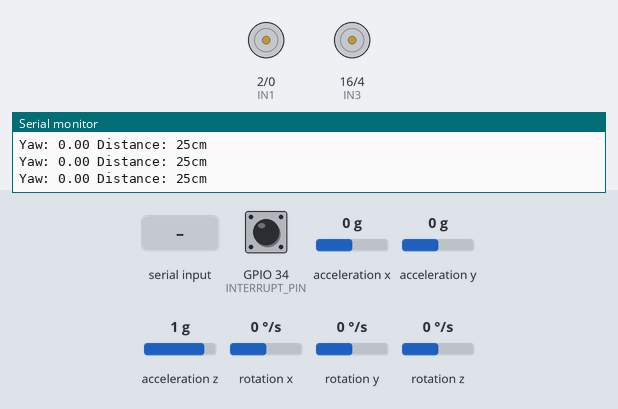
This sketch was run on a simulated ESP32. Shown: motor-driver pin pairs drawn as motors (green arrow = first pin HIGH = forward, orange = second pin HIGH = backward, longer = more drive, scaled by the enable pin), the last lines printed to the serial monitor. The test bench sets the inputs (shaded band); at power-on: GPIO 34 (INTERRUPT_PIN) LOW, acceleration x 0 g, acceleration y 0 g, acceleration z 1 g, rotation x 0 °/s, rotation y 0 °/s, rotation z 0 °/s. The sensor or clock chip raises its interrupt line as the real part does; nothing arrives over Bluetooth unless stated.

Above: at 1.7 s.
1.8 s: "1\n" received over the second serial link
At 2.1 s:
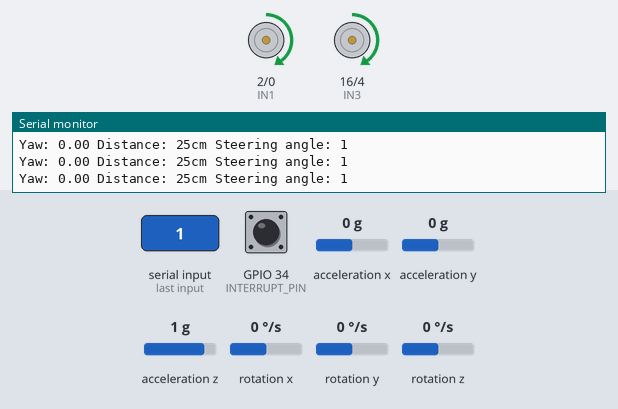
3.3 s: "200\n" received over the second serial link
At 4.4 s:
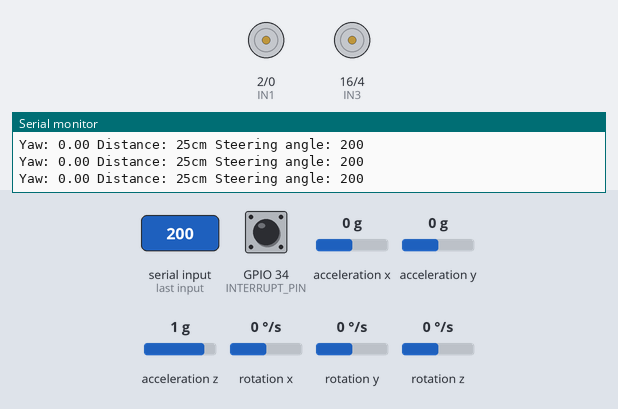
4.8 s: "2\n" received over the second serial link
At 5.5 s:
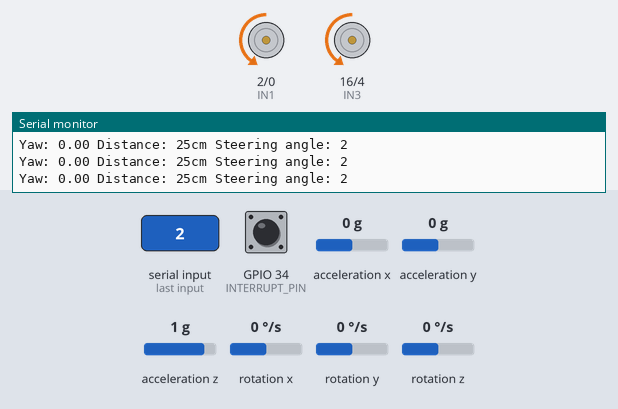
6.3 s: "3\n" received over the second serial link
At 6.6 s:
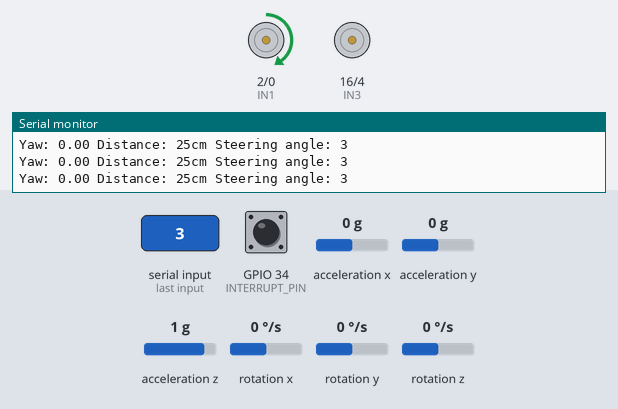
7.8 s: "4\n" received over the second serial link
At 8.8 s:
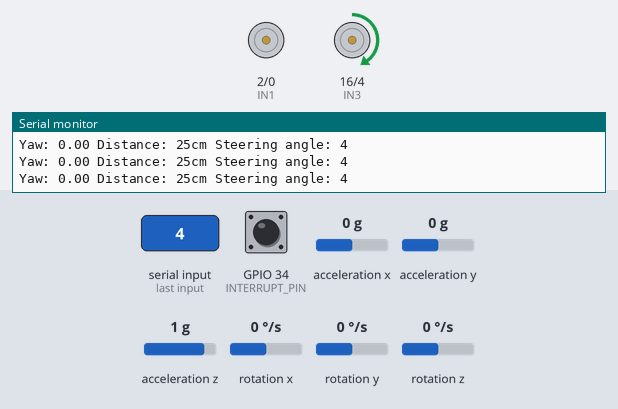
9.3 s: "5\n" received over the second serial link
At 10.1 s:
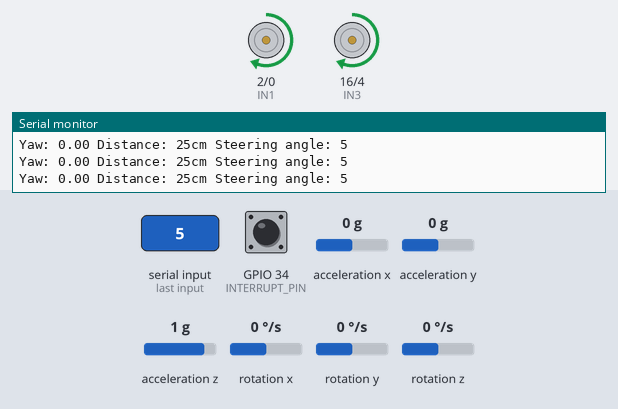
Timing chart, 0 to 11.8 s (numbered marks = the images above; inputs shaded):
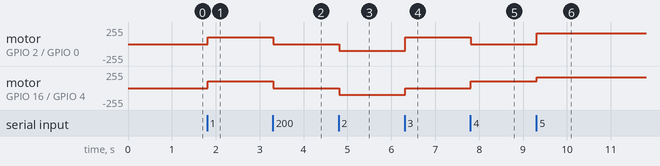

The sketch:

Main.ino
```cpp
#include "I2Cdev.h"
#include "MPU6050_6Axis_MotionApps20.h"
#include "Wire.h"

#include "BluetoothSerial.h"
#if !defined(CONFIG_BT_ENABLED) || !defined(CONFIG_BLUEDROID_ENABLED)
#error "Bluetooth is not enabled!"
#endif

#define INTERRUPT_PIN 34

MPU6050 mpu;
bool dmpReady;
uint8_t devStatus;
uint8_t fifoBuffer[64];
Quaternion q;
VectorFloat gravity;
float ypr[3], yawPitchRoll[3];
volatile bool mpuInterrupt;

BluetoothSerial serialBT;
String data;
int steeringAngle;

unsigned long previousMillisTime = 0;
const uint8_t delayMillisTime = 200;

const uint8_t ENA = 32;
const uint8_t IN1 = 2;
const uint8_t IN2 = 0;
const uint8_t IN3 = 16;
const uint8_t IN4 = 4;
const uint8_t ENB = 17;
const uint8_t motorsPins[6] = {ENA, IN1, IN2, IN3, IN4, ENB};

const int BASE_SPEED = 100;
const uint8_t CHANNEL_A = 0;
const uint8_t CHANNEL_B = 1;
const uint32_t FREQUENCY = 2000;
const uint8_t RESOLUTION_BITS = 8;

const uint8_t trigHighDelay = 10;
const uint8_t trigLowDelay = 2;
const uint8_t triggerPin = 14;
const uint8_t echoPin = 27;
int objectDistance;

void setup() {
    Serial.begin(115200);

    // MPU6050 Setup
    Wire.begin();
    Wire.setClock(400000);
    initializeMPU();

    // Bluetooth Setup
    serialBT.begin("ESP32 BT Communication");
    Serial.println("The device started, now you can pair it via Bluetooth.");

    // Motors Setup
    for (uint8_t i = 0; i < 6; ++i) {
        pinMode(motorsPins[i], OUTPUT);
    }
    for (uint8_t i = 1; i < 5; ++i) {
        digitalWrite(motorsPins[i], LOW);
    }
    ledcSetup(CHANNEL_A, FREQUENCY, RESOLUTION_BITS);
    ledcAttachPin(ENA, CHANNEL_A);
    ledcSetup(CHANNEL_B, FREQUENCY, RESOLUTION_BITS);
    ledcAttachPin(ENB, CHANNEL_B);
}

void loop() {
    if (serialBT.available()) {
        data = serialBT.readStringUntil('\n');
    }

    // if (millis() - previousMillisTime >= delayMillisTime) {
    // previousMillisTime = millis();

    float *yprAngles = getYawPitchRoll();
    Serial.print("Yaw: ");
    Serial.print(yprAngles[0]);
    Serial.print(" ");

    objectDistance = obstacleDistance(triggerPin, echoPin);
    Serial.print("Distance: ");
    Serial.print(objectDistance);
    Serial.print("cm ");

    int state = sscanf(data.c_str(), "%d", &steeringAngle);
    if (state == 1) {
        Serial.print("Steering angle: ");
        Serial.print(steeringAngle);
        Serial.print(" ");

        switch (steeringAngle) {
        case 1:
            goForward(100);
            break;
        case 2:
            goBackward(100);
            break;
        case 3:
            left();
            break;
        case 4:
            right();
            break;
        case 5:
            goForward(160);
            break;
        case 6:
            goBackward(160);
            break;
        default:
            stop();
            break;
        }
    }

    Serial.println("");
    // }
}

/* ******************
 * MPU6050 FUNCTIONS *
 ****************** */
void dmpDataReady() { mpuInterrupt = true; }
void initializeMPU() {
    mpu.initialize();
    pinMode(INTERRUPT_PIN, INPUT);
    if (mpu.testConnection()) {
        Serial.println("MPU6050 connection successful.");
    } else {
        Serial.println("MPU6050 connection failed.");
    }

    Serial.println("Initializing DMP...");
    devStatus = mpu.dmpInitialize();

    mpu.setXGyroOffset(220);
    mpu.setYGyroOffset(76);
    mpu.setZGyroOffset(-85);
    mpu.setZAccelOffset(1788);

    if (devStatus == 0) {
        mpu.CalibrateAccel(6);
        mpu.CalibrateGyro(6);
        mpu.PrintActiveOffsets();
        mpu.setDMPEnabled(true);

        attachInterrupt(digitalPinToInterrupt(INTERRUPT_PIN), dmpDataReady,
                        RISING);

        Serial.println(F("DMP ready! Waiting for first interrupt..."));
        dmpReady = true;
    } else {
        Serial.println("DMP Initialization failed.");
    }
}
float *getYawPitchRoll() {
    if (dmpReady) {
        if (mpu.dmpGetCurrentFIFOPacket(fifoBuffer)) {
            mpu.dmpGetQuaternion(&q, fifoBuffer);
            mpu.dmpGetGravity(&gravity, &q);
            mpu.dmpGetYawPitchRoll(ypr, &q, &gravity);
            for (int i = 0; i < 3; ++i) {
                yawPitchRoll[i] = ypr[i] * 180 / M_PI;
            }

            return yawPitchRoll;
        }
    }
}

/* *****************
 * L298N FUNCTIONS *
 ***************** */
void goForward(uint8_t speed) {
    digitalWrite(IN1, HIGH);
    digitalWrite(IN2, LOW);
    ledcWrite(CHANNEL_A, speed);
    digitalWrite(IN3, HIGH);
    digitalWrite(IN4, LOW);
    ledcWrite(CHANNEL_B, speed);
}
void goBackward(uint8_t speed) {
    digitalWrite(IN1, LOW);
    digitalWrite(IN2, HIGH);
    ledcWrite(CHANNEL_A, speed);
    digitalWrite(IN3, LOW);
    digitalWrite(IN4, HIGH);
    ledcWrite(CHANNEL_B, speed);
}
void left() {
    digitalWrite(IN1, HIGH);
    digitalWrite(IN2, LOW);
    ledcWrite(CHANNEL_A, BASE_SPEED);
    digitalWrite(IN3, LOW);
    digitalWrite(IN4, LOW);
}
void right() {
    digitalWrite(IN1, LOW);
    digitalWrite(IN2, LOW);
    digitalWrite(IN3, HIGH);
    digitalWrite(IN4, LOW);
    ledcWrite(CHANNEL_B, BASE_SPEED);
}
void stop() {
    digitalWrite(IN1, LOW);
    digitalWrite(IN2, LOW);
    digitalWrite(IN3, LOW);
    digitalWrite(IN4, LOW);
}

/* *******************
 * HC-SR04 FUNCTIONS *
 ******************* */
int obstacleDistance(uint8_t trig, uint8_t echo) {
    // // unsigned long prevTrigLowTime = 0;
    // // unsigned long prevTrigHighTime = 0;
    // int distance, duration;

    // // if (micros() - prevTrigLowTime < trigLowDelay) {
    // digitalWrite(trig, LOW);
    // delayMicroseconds(trigLowDelay);
    // //     prevTrigLowTime = micros();
    // // }
    // // if (micros() - prevTrigHighTime > trigHighDelay) {
    // digitalWrite(trig, HIGH);
    // delayMicroseconds(trigHighDelay);
    // //     prevTrigHighTime = micros();
    // // }
    // digitalWrite(trig, LOW);

    // duration = pulseIn(echo, HIGH);
    // distance = duration * 0.034 / 2;

    return 25;
}
```

Measured:
- after the input at 1.8 s, motor on GPIO 2 (IN1) / GPIO 0 (IN2), motor on GPIO 16 (IN3) / GPIO 4 (IN4): stopped → forward 100/255 at once
- after the input at 3.3 s, motor on GPIO 2 (IN1) / GPIO 0 (IN2), motor on GPIO 16 (IN3) / GPIO 4 (IN4): forward 100/255 → stopped at once
- after the input at 4.8 s, motor on GPIO 2 (IN1) / GPIO 0 (IN2), motor on GPIO 16 (IN3) / GPIO 4 (IN4): stopped → backward 100/255 at once
- after the input at 6.3 s, motor on GPIO 2 (IN1) / GPIO 0 (IN2): backward 100/255 → forward 100/255 at once; motor on GPIO 16 (IN3) / GPIO 4 (IN4): backward 100/255 → stopped at once
- after the input at 7.8 s, motor on GPIO 2 (IN1) / GPIO 0 (IN2): forward 100/255 → stopped at once; motor on GPIO 16 (IN3) / GPIO 4 (IN4): stopped → forward 100/255 at once
- after the input at 9.3 s, motor on GPIO 2 (IN1) / GPIO 0 (IN2): stopped → forward 159/255 at once; motor on GPIO 16 (IN3) / GPIO 4 (IN4): forward 100/255 → forward 159/255 at once
